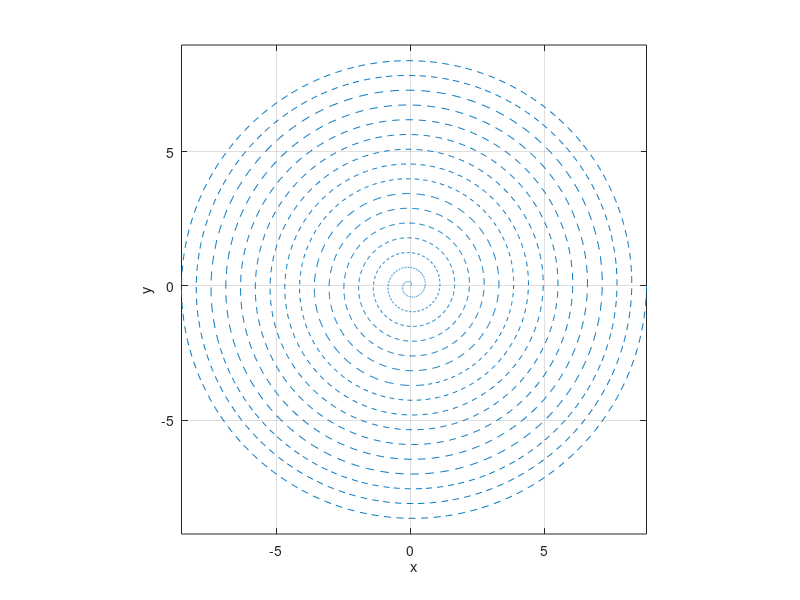

Write MATLAB code to recreate this figure. (Note: this script raises an error after producing the figure.)
clc;close all;clear
warning off
luoju=55e-2; % 螺距
k=luoju/2/pi; % 螺线方程的系数 r=k theta
L1=341e-2;
D1=L1-27.5e-2*2; % 龙头把手两个孔之间的距离
L2=220e-2;
D2=L2-27.5e-2*2; % 其他凳子把手两个孔之间的距离

%% 先画出部分螺线
theta=16*2*pi:-0.01:0*pi;
r=k*theta;
x=r.*cos(theta);
y=r.*sin(theta);
figure(1)
set(gcf,'Position',[200 200 600 600]);
plot(x,y,'--')
axis equal
grid on
xlabel('x')
ylabel('y')
hold on
% 第一步，先确定300s内，龙头第一个把手的位置演化
mydtheta=@(t,theta)-1./(k*sqrt(1+theta.^2));
theta0=57.032076651015522; % 初始位置时候的角度,我们假设从300秒开始出发，这个角度是一问里面第300秒处的头把手的角度数据！
dt=0.2; % 时间步长
flag=0;
step=0;

N=223; % 龙头+龙身+龙尾总的个数
X=nan*zeros(N+1,3); % 记录每个把手点在一个时间区间内的值
Y=nan*zeros(N+1,3); % 每一行代表每个凳子的前把手孔的位置在各个时间点处的值,因为尾部还有一个孔，所以一共223+1个，所以X和Y对应223+1行
Theta=nan*zeros(N+1,3); % 记录每个孔在时间区间的位置对应的角度theta（这为了求速度的）
Theta(1,3)=theta0; % 这是头把手初始时刻(t=300)已知的角度值

while flag==0 % 如果flag=0，说明一直没有接触，可以继续往前进
    step=step+1;
    X(:,1)=X(:,3);
    Y(:,1)=Y(:,3);
    Theta(:,1)=Theta(:,3); % 开始下一时间步之前，把当前时间区间末尾处的各个把手位移值当作下一个区间开始的数据，所以进行这样的赋值
    tspan=[0,dt/2,dt]; % 求解下一个步长下的位置点
    [tt,theta]=ode45(mydtheta,tspan,Theta(1,1)); % 龙格库塔法求解
    X1=k*theta.*cos(theta);
    Y1=k*theta.*sin(theta); % 下一个时刻，头部把手所在位置坐标
%     for i=1:10:length(theta)
%         title({['t=',num2str(tt(i))],'VX公众号Matlab techniques出品','头部第一个把手中心的轨迹'})
%         plot(X1(i),Y1(i),'r.','MarkerSize',10)
%         drawnow
%     end
%     hwait=waitbar(0,'计算开始...')
    %% 第二步,确定每个时间点下，头部凳子的后面一个孔（也要在螺线上）,以及龙身和龙尾凳子各个孔所在位置(都要在螺线上）
    X(1,:)=X1;
    Y(1,:)=Y1;% 第一行已知了，上面ode45求得的头部第一个把手位置数据
    Theta(1,:)=theta; % 第一行已知了，第一个把手的角度数据，上面求了
    for j=2:length(tt)
        for i=2:N+1 % 在下一个时间点下,求出此时各个把手孔的位置信息
            d=D1*(i<=2)+D2*(i>2); % 分辨下是第一个凳子还是其他凳子，孔之间的距离不一样！
            thetaij=solve_theta(luoju,X(i-1,j),Y(i-1,j),Theta(i-1,j),d); % 子函数求解下一个孔的角度值
            Theta(i,j)=thetaij;
            X(i,j)=k*thetaij*cos(thetaij);
            Y(i,j)=k*thetaij*sin(thetaij);
        end
    end
    hp=plot(X(:,end),Y(:,end),'k-','LineWidth',1.2,'Marker','o','MarkerSize',6,'MarkerFaceColor','r'); % 更新下此时的龙
    title({['t=',num2str(300+step*dt)],'VX公众号Matlab techniques出品','继续盘入，轨迹'})
    drawnow
    % 以上，计算完成了下一个时间点下，各个位置点 下面要判断是否接触！公众号Matlab techniques发布，其他出处皆为抄袭！
    for i=1:N
        x_1=X(i,2);x_2=X(i+1,2);
        y_1=Y(i,2);y_2=Y(i+1,2); % 意思是，对于第一块板，先确定此时两个孔的坐标
        theta_1=Theta(i,2);
        theta_2=Theta(i+1,2);  % 分别是这两个孔的角度
%         if isnan(theta_2) % 如果判断到了初始盘入点，剩余的点就不用判断了
%             break;
%         end
        index1=find((theta_1+2*pi-Theta(:,2))>0); % 从外面一层 里找危险点
        index1=index1(end-2:end); % 找到距离前把手最近的外面一层的三个点的指标
        index2=find(Theta(:,2)-(theta_2+2*pi)>0); 
        if isempty(index2)
            break; % 如果到达了盘入口附近，直接不用判断了，开始下一个时刻位置更新
        else
            index2=index2(1:min(3,length(index2)));     % 找到距离后把手最近的外面一层的三个点的指标 (可能找不到三个点，因为快到初始盘入点时，上面找不到三个最近点了）
        end
        index_i=index1(1):index2(end); % 这是当前全部要考虑的外面一层的把手点的位置指标,从小往大（逆时针排布)
        n=10;m=20; % 板的均匀离散点数量,太密精度高但是运算慢
        for kk=1:length(index_i)-1 % 开始判断第i块板是否与临近的几块板接触
            X2_1=[X(index_i(kk),2);Y(index_i(kk),2)]; % 这是第index_i(kk)把手点所在坐标
            X2_2=[X(index_i(kk+1),2);Y(index_i(kk+1),2)]; % 这是第index_i(kk+1)把手点所在坐标，它两形成第二个长方形，下面就是要判断第i块板是否与这个玩意相交
            panduan=find_if_intersect(L1*(i<=1)+L2*(i>1),[x_1;y_1],[x_2;y_2],L2,X2_1,X2_2,n,m); % 调用子函数，判断是否相交，如果是，返回非空集合panduan，若没有相交，panduan为空集
            if ~isempty(panduan)
                flag=1; % 如果任何一个有相交，设置flag为1,不用再判断了
                break;
            end
        end
        if flag==1  % 如果判断哪一块有接触，直接不用继续下一个时刻了，这个时刻就是最大盘入时刻
            break;
        end
    end
    
    step
    delete(hp)
%     close(hwait)
end
%% 这是把最后一个时间步下的龙的位置更新
hp=plot(X(:,end),Y(:,end),'k-','LineWidth',1.2,'Marker','o','MarkerSize',6,'MarkerFaceColor','r'); % 更新下此时的龙
title({['t=',num2str(300+step*dt)],'VX公众号Matlab techniques出品','继续盘入，轨迹'})
drawnow
% 显然，此时的位置坐标就在X(:,end) Y(:end))
%% 下面来求解速度数据(有各个孔的角度数据Theta，速度数据可以用数值差分方法
% V=zeros(N+1,1); % 每一行对应一个孔的速度在最后停下来时刻上的值
V=-k*sqrt(1+Theta(:,end).^2).*(Theta(:,end)-Theta(:,end-1))/(dt/2); % 用后向差分求导数,获取最后一个时间步停止时的速度数据
% 不明白为什么这样求导的，去看我的推文：https://mp.weixin.qq.com/s/rI9B-VHT9i2jA28CN7oFMQ 
% 下面验证一下第一个孔位置的速度是不是1，也就是V矩阵的第一行的值
figure
plot(V,'b-','LineWidth',1.3)
ylim([0 1.1])
xlabel('把手位置')
ylabel('把手的速度')
title('数值计算得到的速度分布')
text(100,0.6,'公众号：Matlab techniques')

%% 到此，我们得到了不能再盘入时刻，各个把手的坐标，存储在X(:,end)和Y(:,end)里面，速度数据在V里面，可以自己填表(参考code1那里）
%%%%%%公众号Matlab techniques出品！其他出处皆为抄袭！%%%%%%%%%%%%%%

%% 定义子函数：用来求解螺线上任意一个孔所在点坐标知道的情况下，如何求下一个孔所在位置
function theta=solve_theta(luoju,x1,y1,theta1,d) % 知道等距螺线上任意一点x1,y1,求在这同一条螺线上且与(x1,y1)这点相距为d的点的角度,要求这个角度一定要大于(x1,y1)这点的角度theta1
k=luoju/2/pi;
fun=@(theta)(k*theta.*cos(theta)-x1).^2+(k*theta.*sin(theta)-y1).^2-d^2;% 利用距离
q=0.01;
options = optimoptions('fsolve','Display','off'); % 不提示结果
theta=fsolve(fun,theta1+q,options); % 以前一个孔对应的角度值为基准进行非线性方程求零点，为什么加0.1？很简单，不想找比它还小的角度
while theta<=theta1 || abs(k*theta-k*theta1)>luoju/2 % 如果求解得到的角度比前面的孔对应的角度还小，或者新求出的孔与前一个孔不在一条螺线（在其他螺线）
    q=q+0.1;
    theta=fsolve(fun,theta+q,options); % 重新求一个角度
end % 直到满足：这个点与前面孔在一条螺线，且这个点角度比前面孔的角度大!
end

